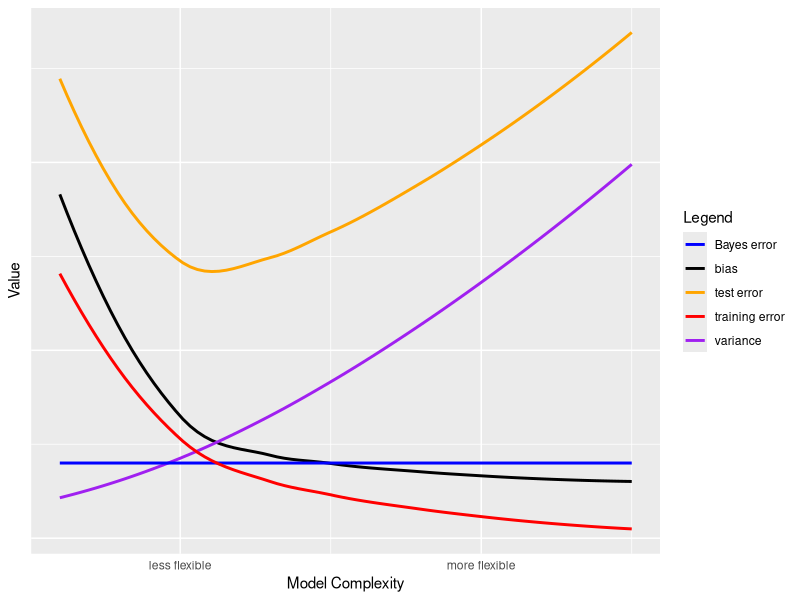

R code for this plot:
## ---- chunk 1
knitr::opts_chunk$set(echo = TRUE)
## ---- chunk 2
library(ggplot2)

x <- c(1:20)
bias <- 1/x +0.1
variance <- x^1.5/100 + 0.1
Bayes_error <- 0.2
test_error <- bias + variance + Bayes_error
training_error <- x^(-0.5) - 0.2

ggplot(data=data.frame(x, bias, variance, Bayes_error, training_error, test_error)) +xlab("Model Complexity") + ylab("Value") + geom_smooth(aes(x=x, y=bias, color = 'bias'), method=loess, se=F) + geom_smooth(aes(x=x, y=variance, color = 'variance'), method=loess, se=F) + geom_smooth(aes(x=x, y=Bayes_error, color = 'Bayes error'), method=loess, se=F) + geom_smooth(aes(x=x, y=test_error,  color = 'test error'), method=loess, se=F) +  geom_smooth(aes(x=x, y=training_error,color = 'training error'), method=loess, se=F) + scale_color_manual(name="Legend", values = c("Bayes error"="blue", "training error"='red', "test error"='orange', "bias"='black', "variance"='purple')) + scale_x_continuous(breaks=c(5, 15), labels=c("less flexible", "more flexible")) + theme(axis.ticks = element_blank(), axis.text.y = element_blank())

## ---- chunk 3
dist <- function(t, x){
  sqrt((t[[1]]-x[[1]])^2+(t[[2]]-x[[2]])^2+(t[[3]]-x[[3]])^2)
}

test <- c(0,0,0)
c1 <- list(0,3,0, 'red')
c2 <- list(2,0,0, 'red')
c3 <- list(0,1,3, 'red')
c4 <- list(0,1,2, 'green')
c5 <- list(-1,0,1, 'green')
c6 <- list(1,1,2, 'red')
obs <- list(c1, c2, c3, c4, c5, c6)

for(x in (1:6)){cat(sprintf("Euclidean distance to observation %f is: %f \n", x, dist(test, obs[[x]])))}

